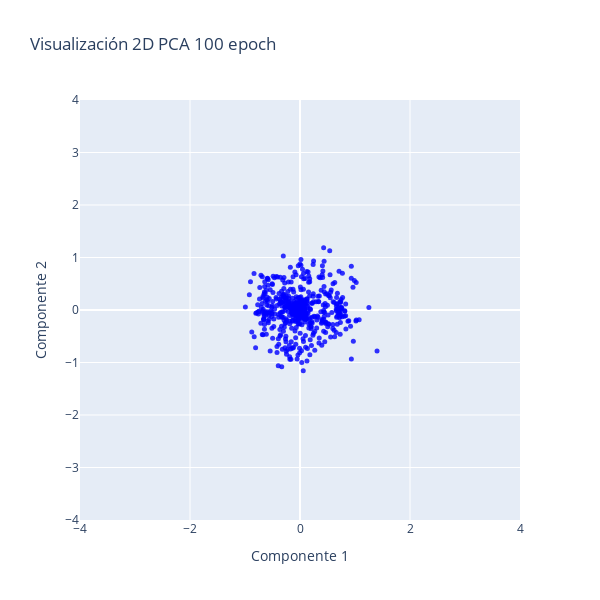

Notebook code for this chart:
### Code cell
# Crear la figura
fig = go.Figure()

# Añadir el gráfico 2D (ignorando la tercera dimensión)
fig.add_trace(
    go.Scatter(
        x=all_weights_first_layer_mod["pca_2d_0"],
        y=all_weights_first_layer_mod["pca_2d_1"],
        mode='markers',
        marker=dict(size=5, opacity=0.8, color="blue"),
        showlegend=False  # Desactivar la leyenda
    )
)

rango_ejes = [-4, 4]

# Modificar los ejes del gráfico 2D
fig.update_xaxes(title_text="Componente 1", range=rango_ejes)
fig.update_yaxes(title_text="Componente 2", range=rango_ejes)

# Actualizar layout para ajustar el tamaño del gráfico
fig.update_layout(height=600, width=600, title_text=f"Visualización 2D PCA {num_epochs} epoch")

# Mostrar el gráfico
fig.show()

### Figure 1 — Plotly figure (JSON) as saved in the notebook; plotly's stock layout.template omitted (floating-point values rounded to 4 significant figures; data arrays with more than 128 entries replaced by an {"elided": "..."} marker saying what was removed)
{"data": [{"marker": {"color": "blue", "opacity": 0.8, "size": 5}, "mode": "markers", "showlegend": false, "type": "scatter", "x": {"elided": "640 float values"}, "y": {"elided": "640 float values"}}], "layout": {"height": 600, "title": {"text": "Visualización 2D PCA 100 epoch"}, "width": 600, "xaxis": {"range": [-4, 4], "title": {"text": "Componente 1"}}, "yaxis": {"range": [-4, 4], "title": {"text": "Componente 2"}}}}
